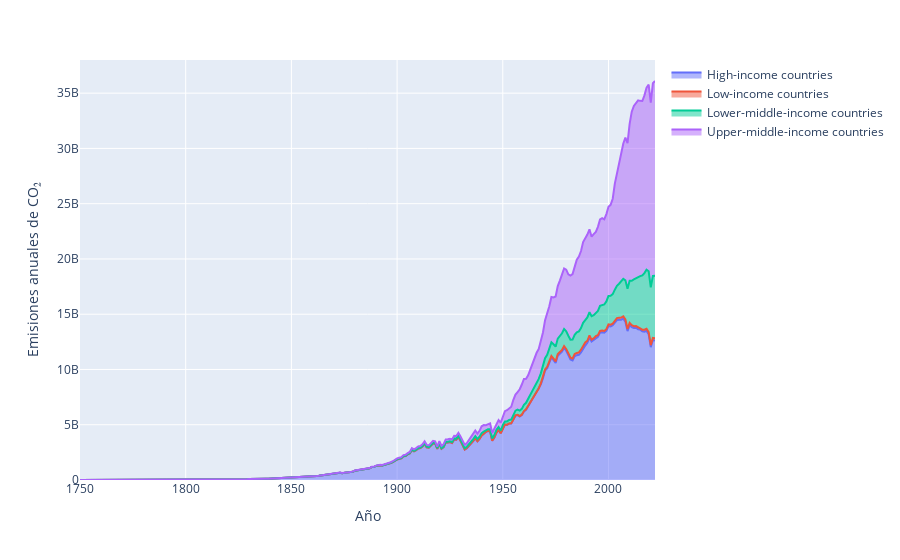

The cell this chart's notebook holds for it:
### Code cell
# Crear la gráfica de área apilada
fig = px.area(
    co2_income, 
    x='Year', 
    y='Annual CO₂ emissions', 
    color='Entity', 
    labels={
        'Year': 'Año', 
        'Annual CO₂ emissions': 'Emisiones anuales de CO₂',
        'Entity': ''
    },
    # title='Emisiones anuales de CO₂ por grupo de ingresos (1750-2021)'
)

# Ajustar la gráfica si es necesario
# fig.update_layout(
#     xaxis_title='Año',
    # yaxis_title='Emisiones anuales de CO₂ (toneladas)',
    # legend_title_text='Grupo de Ingresos',
    # width=900,
    # height=600
# )

# Mostrar la gráfica
fig.show()

### Figure 1 — Plotly figure (JSON) as saved in the notebook; plotly's stock layout.template omitted (floating-point values rounded to 4 significant figures; data arrays with more than 128 entries replaced by an {"elided": "..."} marker saying what was removed)
{"data": [{"fillpattern": {"shape": ""}, "hovertemplate": "=High-income countries<br>Año=%{x}<br>Emisiones anuales de CO₂=%{y}<extra></extra>", "legendgroup": "High-income countries", "line": {"color": "#636efa"}, "marker": {"symbol": "circle"}, "mode": "lines", "name": "High-income countries", "orientation": "v", "showlegend": true, "stackgroup": "1", "type": "scatter", "x": {"elided": "273 int values"}, "xaxis": "x", "y": {"elided": "273 int values"}, "yaxis": "y"}, {"fillpattern": {"shape": ""}, "hovertemplate": "=Low-income countries<br>Año=%{x}<br>Emisiones anuales de CO₂=%{y}<extra></extra>", "legendgroup": "Low-income countries", "line": {"color": "#EF553B"}, "marker": {"symbol": "circle"}, "mode": "lines", "name": "Low-income countries", "orientation": "v", "showlegend": true, "stackgroup": "1", "type": "scatter", "x": {"elided": "273 int values"}, "xaxis": "x", "y": {"elided": "273 int values"}, "yaxis": "y"}, {"fillpattern": {"shape": ""}, "hovertemplate": "=Lower-middle-income countries<br>Año=%{x}<br>Emisiones anuales de CO₂=%{y}<extra></extra>", "legendgroup": "Lower-middle-income countries", "line": {"color": "#00cc96"}, "marker": {"symbol": "circle"}, "mode": "lines", "name": "Lower-middle-income countries", "orientation": "v", "showlegend": true, "stackgroup": "1", "type": "scatter", "x": {"elided": "273 int values"}, "xaxis": "x", "y": {"elided": "273 int values"}, "yaxis": "y"}, {"fillpattern": {"shape": ""}, "hovertemplate": "=Upper-middle-income countries<br>Año=%{x}<br>Emisiones anuales de CO₂=%{y}<extra></extra>", "legendgroup": "Upper-middle-income countries", "line": {"color": "#ab63fa"}, "marker": {"symbol": "circle"}, "mode": "lines", "name": "Upper-middle-income countries", "orientation": "v", "showlegend": true, "stackgroup": "1", "type": "scatter", "x": {"elided": "273 int values"}, "xaxis": "x", "y": {"elided": "273 int values"}, "yaxis": "y"}], "layout": {"autosize": true, "legend": {"title": {"text": ""}, "tracegroupgap": 0}, "margin": {"t": 60}, "xaxis": {"anchor": "y", "autorange": true, "domain": [0, 1], "range": [1750, 2022], "title": {"text": "Año"}, "type": "linear"}, "yaxis": {"anchor": "x", "autorange": true, "domain": [0, 1], "range": [0, 38000000000.0], "title": {"text": "Emisiones anuales de CO₂"}, "type": "linear"}}}
